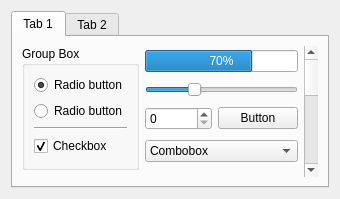
<?xml version="1.0" encoding="UTF-8"?>
<ui version="4.0">
 <class>StylePreview</class>
 <widget class="QWidget" name="StylePreview">
  <layout class="QVBoxLayout">
   <item>
    <widget class="QTabWidget" name="TabWidget2">
     <property name="sizePolicy">
      <sizepolicy hsizetype="MinimumExpanding" vsizetype="Preferred">
       <horstretch>1</horstretch>
       <verstretch>0</verstretch>
      </sizepolicy>
     </property>
     <property name="currentIndex">
      <number>0</number>
     </property>
     <widget class="QWidget" name="tab">
      <attribute name="title">
       <string>Tab 1</string>
      </attribute>
      <layout class="QVBoxLayout">
       <item>
        <layout class="QHBoxLayout">
         <item>
          <layout class="QVBoxLayout" name="verticalLayout">
           <item>
            <widget class="QGroupBox" name="GroupBox1">
             <property name="title">
              <string>Group Box</string>
             </property>
             <layout class="QVBoxLayout" name="_2">
              <item>
               <widget class="QRadioButton" name="RadioButton1">
                <property name="text">
                 <string>Radio button</string>
                </property>
                <property name="checked">
                 <bool>true</bool>
                </property>
               </widget>
              </item>
              <item>
               <widget class="QRadioButton" name="RadioButton2">
                <property name="text">
                 <string>Radio button</string>
                </property>
               </widget>
              </item>
              <item>
               <widget class="Line" name="Line1">
                <property name="frameShape">
                 <enum>QFrame::HLine</enum>
                </property>
                <property name="frameShadow">
                 <enum>QFrame::Sunken</enum>
                </property>
               </widget>
              </item>
              <item>
               <widget class="QCheckBox" name="CheckBox1">
                <property name="text">
                 <string>Checkbox</string>
                </property>
                <property name="checked">
                 <bool>true</bool>
                </property>
                <property name="tristate">
                 <bool>false</bool>
                </property>
               </widget>
              </item>
             </layout>
            </widget>
           </item>
           <item>
            <spacer name="verticalSpacer">
             <property name="orientation">
              <enum>Qt::Vertical</enum>
             </property>
            </spacer>
           </item>
          </layout>
         </item>
         <item>
          <layout class="QVBoxLayout">
           <item>
            <widget class="QProgressBar" name="ProgressBar1">
             <property name="value">
              <number>70</number>
             </property>
            </widget>
           </item>
           <item>
            <widget class="QSlider" name="Slider1">
             <property name="value">
              <number>30</number>
             </property>
             <property name="orientation">
              <enum>Qt::Horizontal</enum>
             </property>
            </widget>
           </item>
           <item>
            <layout class="QHBoxLayout">
             <item>
              <widget class="KIntSpinBox" name="SpinBox1">
               <property name="maximum">
                <number>999999</number>
               </property>
              </widget>
             </item>
             <item>
              <widget class="QPushButton" name="PushButton1">
               <property name="text">
                <string>Button</string>
               </property>
              </widget>
             </item>
            </layout>
           </item>
           <item>
            <widget class="QComboBox" name="ComboBox1">
             <item>
              <property name="text">
               <string>Combobox</string>
              </property>
             </item>
            </widget>
           </item>
           <item>
            <spacer>
             <property name="orientation">
              <enum>Qt::Vertical</enum>
             </property>
            </spacer>
           </item>
          </layout>
         </item>
         <item>
          <widget class="QScrollBar" name="ScrollBar1">
           <property name="maximum">
            <number>19</number>
           </property>
           <property name="orientation">
            <enum>Qt::Vertical</enum>
           </property>
          </widget>
         </item>
        </layout>
       </item>
      </layout>
     </widget>
     <widget class="QWidget" name="tab1">
      <attribute name="title">
       <string>Tab 2</string>
      </attribute>
     </widget>
    </widget>
   </item>
  </layout>
 </widget>
 <customwidgets>
  <customwidget>
   <class>KIntSpinBox</class>
   <extends>QSpinBox</extends>
   <header>knuminput.h</header>
  </customwidget>
 </customwidgets>
 <connections/>
</ui>
